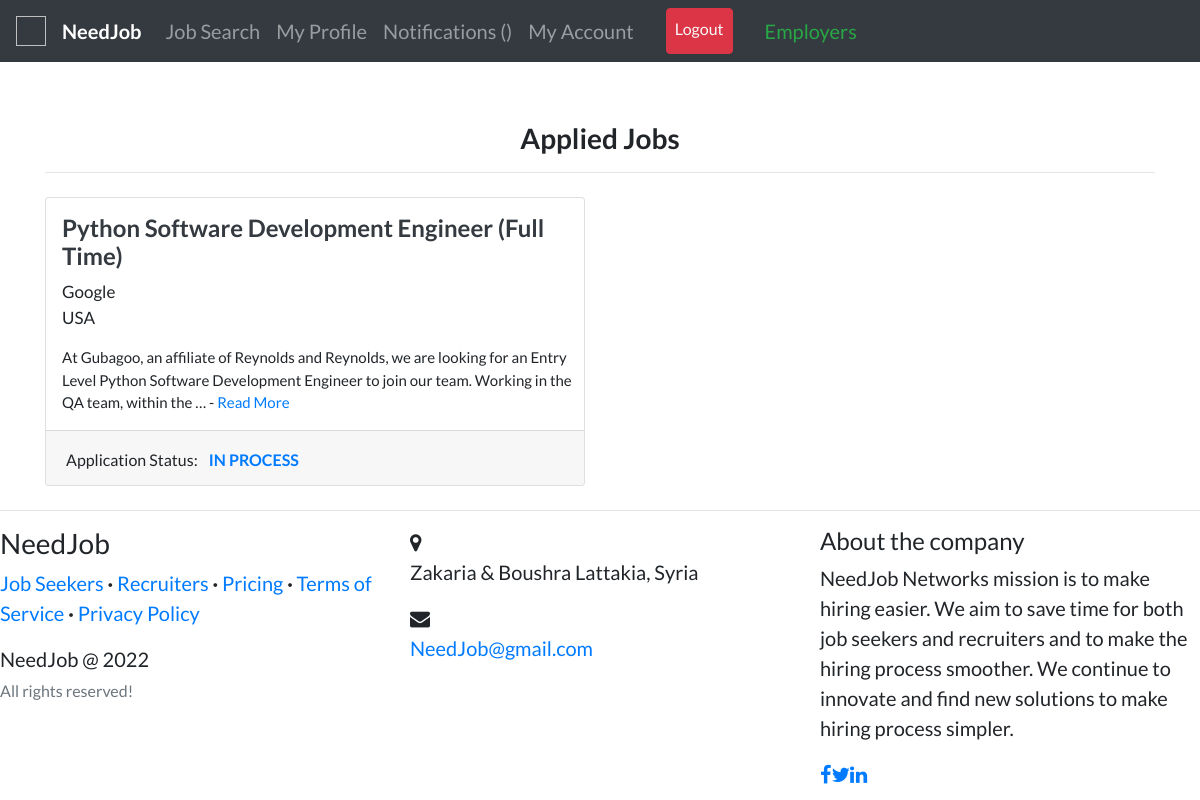
Page /applied_job_list/ (signed in) on the committed database.
### candidates/models.py (models this page shows, shortened)
class AppliedJobs(models.Model):
    job = models.ForeignKey(
        Job, related_name='applied_job', on_delete=models.CASCADE)
    user = models.ForeignKey(
        User, related_name='applied_user', on_delete=models.CASCADE)
    date_posted = models.DateTimeField(default=timezone.now)

### recruiters/models.py (models this page shows, shortened)
class Job(models.Model):
    recruiter = models.ForeignKey(
        User, related_name='jobs', on_delete=models.CASCADE)
    title = models.CharField(max_length=255)
    company = models.CharField(max_length=200)
    location = models.CharField(max_length=255)
    description = models.TextField()
    requirements = models.TextField()
    skills_req = models.CharField(max_length=200)
    job_type = models.CharField(
        max_length=30, choices=CHOICES, default='Full Time', null=True)
    link = models.URLField(null=True, blank=True)
    slug = AutoSlugField(populate_from='title', unique=True, null=True)
    date_posted = models.DateTimeField(default=timezone.now)

### candidates/views.py (the view)
# urls.py: path('applied_job_list/', views.applied_jobs, name='applied-jobs'),
@login_required
def applied_jobs(request):
    jobs = AppliedJobs.objects.filter(
        user=request.user).order_by('-date_posted')
    statuses = []
    for job in jobs:
        if Selected.objects.filter(job=job.job).filter(applicant=request.user).exists():
            statuses.append(0)
        elif Applicants.objects.filter(job=job.job).filter(applicant=request.user).exists():
            statuses.append(1)
        else:
            statuses.append(2)
    zipped = zip(jobs, statuses)
    return render(request, 'candidates/applied_jobs.html', {'zipped': zipped, 'candidate_navbar': 1})

### templates/candidates/applied_jobs.html
{% extends "accounts/layout.html" %} {% load static %} {% block content %}
<br /><br />
<div>
  <h3 class="text-center"><b>Applied Jobs</b></h3>
  <hr my-2 />
  <div class="row">
    {% for job, status in zipped %}
    <div class="col-md-6">
      <div class="card card-signin my-2">
        <span class="ml-3 mt-3">
          <a href="{% url 'candidates:job-detail' job.job.slug %}"
            ><h4 class="text-dark">
              <b>{{job.job.title}} ({{job.job.job_type}})</b>
            </h4></a
          >
          <p style="font-size: 17px">
            {{job.job.company}}<br />{{job.job.location}}
          </p>
          <p style="font-size: 15px">
            {{job.job.description|truncatewords:30}} -
            <a href="{% url 'candidates:job-detail' job.job.slug %}">Read More</a>
          </p>
        </span>
        <div class="card-footer">
          {% if status == 0 %}
          <span style="font-size: 16px"
            >Application Status:
            <b class="text-success text-uppercase ml-2">Selected</b></span
          >
          {% elif status == 1%}
          <span style="font-size: 16px"
            >Application Status:
            <b class="text-primary text-uppercase ml-2">In Process</b></span
          >
          {% else %}
          <span style="font-size: 16px"
            >Application Status:
            <b class="text-danger text-uppercase ml-2">Rejected</b></span
          >
          {% endif %}
        </div>
      </div>
    </div>
    {% endfor %}
  </div>
</div>
{% endblock content %}

### templates/accounts/layout.html (style rules this page uses)
body { font-family: "Lato"; font-size: 20px; }

### rows in the picture
AppliedJobs: job "Python Software Development Engineer", job.job_type "Full Time", job.company "Google", job.location "USA", job.description "At Gubagoo, an affiliate of Reynolds and Reynolds, we are looking for an Entry Level Python Software Development Engineer to join our team. Working in the QA team, within the …"
